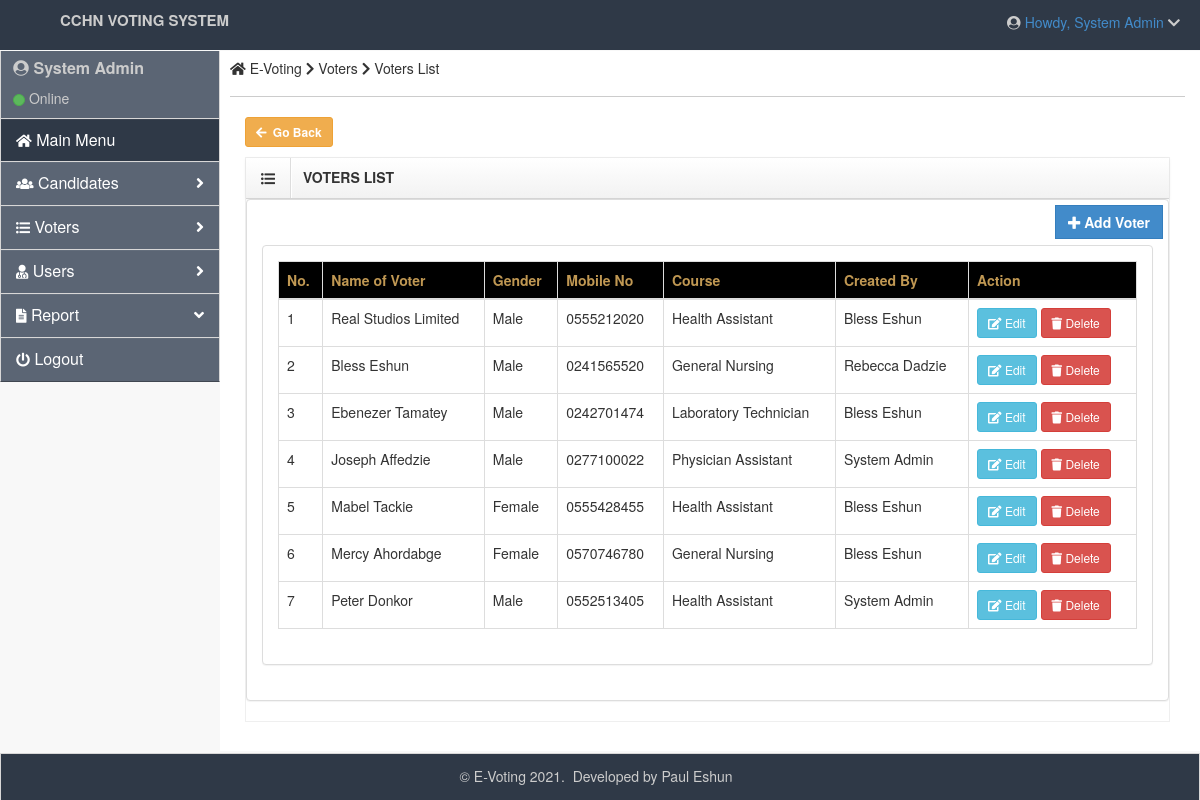
Screenshot of /admin/voters.php (signed in) with the database file from the repository.
### tables this page shows
CREATE TABLE `voters` (
  `voterid` int(30) NOT NULL,
  `name` varchar(255) NOT NULL,
  `gender` varchar(255) NOT NULL,
  `phoneno` varchar(20) NOT NULL,
  `course` varchar(200) NOT NULL,
  `createdby` text NOT NULL
);

### admin/voters.php (the view, shortened to what this page needs)
<?php
include '../functions/db_connection.php';
?>
<!DOCTYPE html>
<html lang="en">
<head class="">
    <link rel="stylesheet" href="../admin/assets/plugins/bootstrap/css/bootstrap.css" />
    <link rel="stylesheet" href="../admin/assets/css/main.css" />
    <link rel="stylesheet" href="../admin/assets/css/theme.css" />
    <link rel="stylesheet" href="../admin/assets/css/MoneAdmin.css" />
    <link rel="stylesheet" href="../assets/font-awesome/css/fontawesome-all.css" />
    <link rel="stylesheet" href="../third-party/dist/css/bootstrapValidator.css">
	</head>
    <body class="padTop53 " onload="pageLoading()" onreset="" >
    <div id="wrap" >
       <?php include('top.php') ?>
    	<?php include('left.php') ?>
        <div id="content">
            <div class="inner" style="min-height: 700px;">
                <div class="row">
                    <div class="col-lg-12">
                        <h5><span class="fa fa-home"></span> E-Voting <i class="fa fa-chevron-right"></i> Voters <i class="fa fa-chevron-right"></i> Voters List </h5>
                    </div>
                </div>
                  <hr />
                 <div class="col-lg-12">
                   <a href="dashboard.php" class="btn btn-warning btn-sm" style="font-weight: bold"><i class="fa fa-arrow-left" style="margin-right: 3px;"></i> Go Back</a>
                <div class="box">
                    <header>
                        <div class="icons"><i class="fa fa-list-ul"></i></div>
                        <h5>VOTERS LIST</h5>
                        <div class="toolbar">
                            <ul class="nav pull-right">
                                <li>
                                    <a class="accordion-toggle minimize-box" data-toggle="collapse" href="#div-4">
                                    </a>
                                </li>
                            </ul>
                        </div>
                    </header>
                    <div class="panel panel-default">
                        <a href="" target="_self" data-toggle="modal" data-target="#regAdmin" class="btn btn-primary btn-rect" style="font-weight: bold; float: right; margin: 5px 5px 5px 5px;"><i class="fa fa-plus"></i> Add Voter</a>
						<br>
                       <div class="panel-body" style="margin-top: 10px;">
                        <div class="panel panel-default">
                                <div class="panel-body" >
                                    <table id="table" data-toggle="table" data-pagination="" data-search="true" data-show-columns="" data-show-pagination-switch="" data-show-refresh="" data-key-events="" data-show-toggle="" data-resizable="" data-cookie="" data-cookie-id-table="saveId" data-show-export="" data-click-to-select="" data-toolbar="#toolbar" class="table table-bordered table-hover" width="100%">
                    			<thead class="text-warning" style="background: #000">
                        			<tr class="">
                        <th class="">No.</th>
                        <th data-field="fullname">Name of Voter</th>
                        <th data-field="gender">Gender</th>
                        <th data-field="mobile">Mobile No</th>
                        <th data-field="position">Course</th>
                        <th data-field="createdby" class="">Created By</th>
                        <th data-field="action">Action</th>
                        </tr>
                    			</thead>
                    <tbody>
        <?php
            $query1=mysqli_query($connect_db, "SELECT * from `voters` ORDER BY `name` ASC");
            $cnt=1;
            while($records=mysqli_fetch_array($query1)){
        ?>
                <tr>
                <td><?php echo $cnt; ?></td>
                <td><?php echo $records['name']; ?></td>
                <td><?php echo $records['gender']; ?></td>
                <td><?php echo $records['phoneno']; ?></td>
                <td><?php echo $records['course']; ?></td>
                <td class=""><?php echo $records['createdby']; ?></td>
                <td class="datatable-ct">
                 <a title="Click to update" class="btn btn-info btn-sm" id="<?php echo $records['voterid']; ?>" href="#edit_voter<?php echo $records['voterid']?>" data-toggle="modal"> <i class="fa fa-edit"></i> Edit </a>
                 <a title="Click to delete" class="btn btn-danger btn-sm" href="delete-voter.php?voterid=<?php echo htmlentities($records['voterid']);?>" onclick="return confirm('Do you really want to delete this voter, <?php echo htmlentities($records['name']) ?> record from the system?')"> <i class="fa fa-trash"></i> Delete </a>
                </td>
                </tr>
            <?php
            $cnt=$cnt+1;
}?>
                    </tbody>
                </table>
                                </div>
                        </div>
                          </div>
                    </div>
                </div>
					</div>
			</div>
        </div>
    </div>
   <?php include('modal/add_voter.php') ?>
    <?php include('../includes/footer.php'); ?>
	</body>
</html>

### admin/assets/css/main.css (style rules this page uses)
#wrap { margin: 0 auto; }
@media (min-width: 768px) { html, body { height: 100%; } }
@media (min-width: 768px) { #wrap { height: auto !important; height: 100%; min-height: 100%; padding: 0 0 48px; margin-bottom: -48px; } }
body.padTop53 { padding-top: 75px; overflow: visible; }
@media (min-width: 802px) { body.padTop53 { padding-top: 51px; } }
#wrap:before, #top:before, .head:before, #footer:before, #wrap:after, #top:after, .head:after, #footer:after { display: table; content: " "; }
#wrap:after, #top:after, .head:after, #footer:after { clear: both; }
#wrap { background-color: #f8f8f8; }
@media (min-width: 768px) { #content { margin-left: 100px; } }
@media (min-width: 992px) { #content { margin-left: 220px; } }
#content { -webkit-transition: margin 0.4s; transition: margin 0.4s; }
.inner { position: relative; min-height: 1px; padding-right: 15px; padding-left: 10px; background: #fff; border: 0px solid #e4e4e4; min-height:1200px; }
@media (min-width: 768px) { .inner { float: left; width: 100%; } }
.inner .row { margin-right: -15px; margin-left: -15px; }
.box { position: relative; display: block; margin: 10px auto; border: 1px solid #efefef; }
.box header { background-repeat: repeat-x; border-bottom: 1px solid #d4d4d4; -webkit-box-shadow: 0 1px 4px rgba(0, 0, 0, 0.065); box-shadow: 0 1px 4px rgba(0, 0, 0, 0.065); background-image: linear-gradient(to bottom, #ffffff 0%, #f2f2f2 100%); }
.box header:before, .box header:after { display: table; content: " "; }
.box header:after { clear: both; }
.box header .icons, .box header h5, .box header .toolbar { position: relative; display: block; float: left; min-height: 1px; padding: 0; margin: 0; }
.box header .icons { padding: 10px 15px; border-right: 1px solid #ddd; -webkit-box-shadow: 1px 0px 0px #ffffff; box-shadow: 1px 0px 0px #ffffff; }
.box header h5 { padding: 12px; font-weight: bold; }
.box:not(.dark) header .toolbar .nav > li > a { color:#1973e1; }
.box header .toolbar { display: inline-table; float: right; }
.box header .toolbar .nav { margin: 1px 1px 0 0; }
.box header .toolbar .nav > li { display: inline-block; }
.box header .toolbar .nav > li > a { padding-top: 9px; }
.btn-rect { border-radius: 0 !important; }
.inner hr { margin-top: 10px; border-top-color: #ccc; }

### admin/assets/css/MoneAdmin.css (style rules this page uses)
body { background-color: #f8f8f8; }

### rows the page displays
voters: name "Real Studios Limited", gender "Male", phoneno "0555212020", course "Health Assistant", createdby "Bless Eshun"
voters: name "Bless Eshun", gender "Male", phoneno "0241565520", course "General Nursing", createdby "Rebecca Dadzie"
voters: name "Ebenezer Tamatey", gender "Male", phoneno "0242701474", course "Laboratory Technician", createdby "Bless Eshun"
voters: name "Joseph Affedzie", gender "Male", phoneno "0277100022", course "Physician Assistant", createdby "System Admin"
voters: name "Mabel Tackie", gender "Female", phoneno "0555428455", course "Health Assistant", createdby "Bless Eshun"
voters: name "Mercy Ahordabge", gender "Female", phoneno "0570746780", course "General Nursing", createdby "Bless Eshun"
voters: name "Peter Donkor", gender "Male", phoneno "0552513405", course "Health Assistant", createdby "System Admin"

### other values shown
$_SESSION['uname'] "System Admin"
